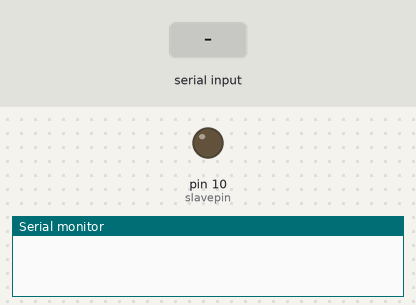
This sketch was run on a simulated Arduino Uno, built with avr-gcc and run on an emulated ATmega328P. Shown: output pins drawn as LEDs (lit = HIGH), the last lines printed to the serial monitor. The test bench sets the inputs (shaded band).

Above: at 1.2 s.
1.3 s: "90,45\n" received over Serial
At 2.2 s:
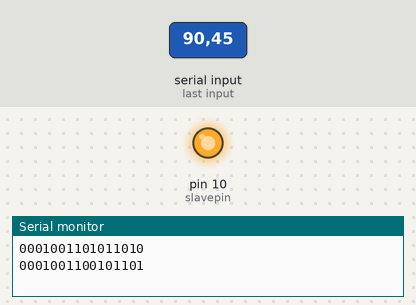
Timing chart, 0 to 4.3 s (numbered marks = the images above; inputs shaded):
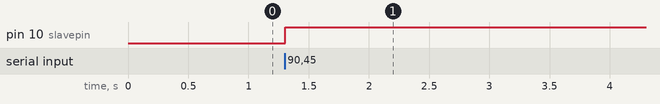

The sketch:

MCP42050.ino
```cpp
#include <SPI.h>

// set pin 10 as the slave select for the digital pot:
const int slavepin = 10;
int serialData;

void setup() {
  // set the slaveSelectPin as an output:
  pinMode (slavepin, OUTPUT);
  // initialize SPI:
  SPI.begin();
  SPI.setBitOrder(MSBFIRST);
  SPI.setClockDivider(SPI_CLOCK_DIV2);
  SPI.setDataMode(SPI_MODE2);
  Serial.begin(9600);
}

void loop(){
  if(Serial.available()) {
    serialData = Serial.parseInt();
    //    Serial.print("Received ");
    //    Serial.println(serialData);
    writetoPot(2, serialData);
    Serial.flush();
  }
}

int writetoPot(int channel, int value){
  int p1, p0;
  switch (channel){
  case 0:
    p0 = 256;
    p1 = 0;
    break;
  case 1:
    p0 = 0;
    p1 = 512;
    break;
  case 2:
    p0 = 256;
    p1 = 512;
    break;
  default:
    return -1;
  }
  int data = p0 + p1 + value + 4096;
  for(int i = 15; i != -1; i--) {
    Serial.print(0x01&(data>>i));
  }
  Serial.println();

  int secondbyte = data;
  int firstbyte = data >> 8;
  digitalWrite(slavepin,LOW);
  SPI.transfer(firstbyte);
  SPI.transfer(secondbyte);
  digitalWrite(slavepin,HIGH);
}
```

Measured:
- after the input at 1.3 s, pin 10 (slavepin): LOW → HIGH at once
